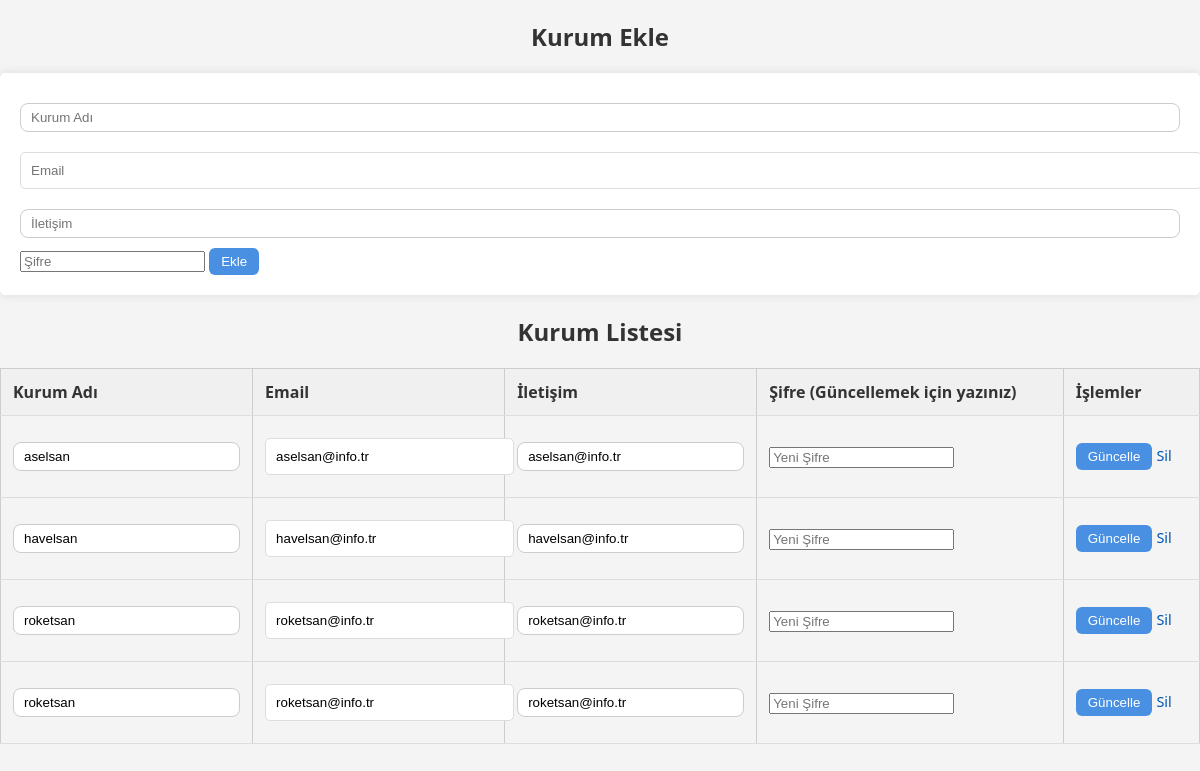
/kurumlar.php, run on the app's committed database.
### tables this page shows
CREATE TABLE `kurumlar` (
  `kurum_id` int NOT NULL,
  `kurum_adi` varchar(100) NOT NULL,
  `email` varchar(100) NOT NULL,
  `iletisim` varchar(100) DEFAULT NULL,
  `sifre` varchar(100) DEFAULT NULL
);

### kurumlar.php (the view, shortened to what this page needs)
<?php
include 'db.php';
$sonuclar = $conn->query("SELECT * FROM kurumlar");
?>
<!DOCTYPE html>
<html lang="tr">
<head>
    <link rel="stylesheet" href="style.css">
</head>
<body>
    <h2>Kurum Ekle</h2>
    <form method="post">
        <input type="text" name="kurum_adi" placeholder="Kurum Adı" required>
        <input type="email" name="email" placeholder="Email" required>
        <input type="text" name="iletisim" placeholder="İletişim" required>
        <input type="password" name="sifre" placeholder="Şifre" required>
        <button type="submit" name="ekle">Ekle</button>
    </form>
    <h2>Kurum Listesi</h2>
    <table>
        <tr>
            <th>Kurum Adı</th>
            <th>Email</th>
            <th>İletişim</th>
            <th>Şifre (Güncellemek için yazınız)</th>
            <th>İşlemler</th>
        </tr>
        <?php while ($row = $sonuclar->fetch_assoc()): ?>
        <tr>
            <form method="post">
                <td><input type="text" name="kurum_adi" value="<?= htmlspecialchars($row['kurum_adi']) ?>"></td>
                <td><input type="email" name="email" value="<?= htmlspecialchars($row['email']) ?>"></td>
                <td><input type="text" name="iletisim" value="<?= htmlspecialchars($row['iletisim']) ?>"></td>
                <td>
                    <input type="password" name="sifre" placeholder="Yeni Şifre">
                </td>
                <td>
                    <button type="submit" name="guncelle">Güncelle</button>
                    <a href="?sil=<?= $row['kurum_id'] ?>" onclick="return confirm('Emin misiniz?')">Sil</a>
                </td>
            </form>
        </tr>
        <?php endwhile; ?>
    </table>
</body>
</html>

### style.css (style rules this page uses)
body { font-family: 'Segoe UI', sans-serif; background-color: #f4f4f4; margin: 0; padding: 0; }
h1, h2, h3 { color: #333; margin-bottom: 20px; }
form { background-color: white; padding: 20px; border-radius: 5px; box-shadow: 0 0 10px rgba(0,0,0,0.1); margin-bottom: 20px; }
input[type="text"], input[type="email"], input[type="date"], input[type="number"] { width: 100%; padding: 10px; margin: 10px 0; border: 1px solid #ddd; border-radius: 5px; }
table { width: 100%; border-collapse: collapse; margin-top: 20px; }
th, td { padding: 10px; border: 1px solid #ccc; text-align: center; }
th { background-color: #f0f0f0; color: #333; }
h2 { text-align: center; margin-bottom: 20px; }
table { width: 100%; border-collapse: collapse; margin-bottom: 30px; }
table th, table td { padding: 12px; text-align: left; vertical-align: middle; border-bottom: 1px solid #ddd; }
table th { background-color: #f0f0f0; font-weight: bold; }
input[type="text"], input[type="date"], input[type="number"] { width: 100%; padding: 6px 10px; border: 1px solid #ccc; border-radius: 8px; box-sizing: border-box; }
button { padding: 6px 12px; background-color: #4a90e2; color: white; border: none; border-radius: 6px; cursor: pointer; }
a { display: inline-block; margin-top: 4px; color: #0056b3; text-decoration: none; font-size: 0.9em; }

### data on the page
kurumlar: kurum_adi "aselsan", email "aselsan@info.tr", iletisim "aselsan@info.tr"
kurumlar: kurum_adi "havelsan", email "havelsan@info.tr", iletisim "havelsan@info.tr"
kurumlar: kurum_adi "roketsan", email "roketsan@info.tr", iletisim "roketsan@info.tr"
kurumlar: kurum_adi "roketsan", email "roketsan@info.tr", iletisim "roketsan@info.tr"
